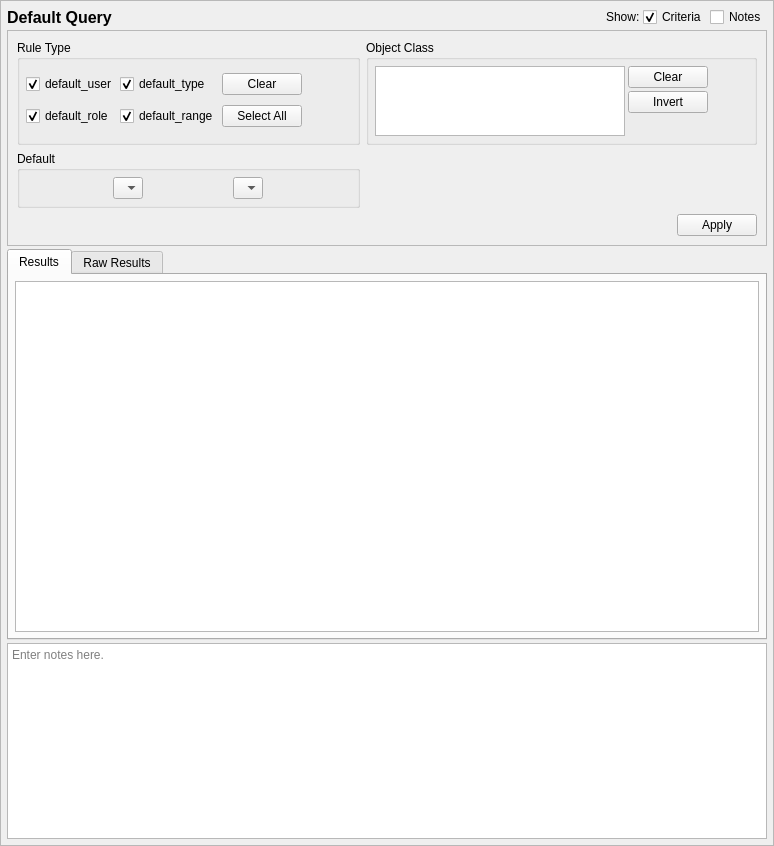
<?xml version="1.0" encoding="UTF-8"?>
<ui version="4.0">
 <class>DefaultQueryTab_ui</class>
 <widget class="QScrollArea" name="DefaultQueryTab_ui">
  <property name="geometry">
   <rect>
    <x>0</x>
    <y>0</y>
    <width>774</width>
    <height>846</height>
   </rect>
  </property>
  <property name="sizeAdjustPolicy">
   <enum>QAbstractScrollArea::AdjustToContents</enum>
  </property>
  <property name="widgetResizable">
   <bool>true</bool>
  </property>
  <widget class="QWidget" name="contents">
   <property name="geometry">
    <rect>
     <x>0</x>
     <y>0</y>
     <width>770</width>
     <height>842</height>
    </rect>
   </property>
   <property name="minimumSize">
    <size>
     <width>0</width>
     <height>0</height>
    </size>
   </property>
   <layout class="QGridLayout" name="gridLayout_9">
    <property name="leftMargin">
     <number>6</number>
    </property>
    <property name="topMargin">
     <number>6</number>
    </property>
    <property name="rightMargin">
     <number>6</number>
    </property>
    <property name="bottomMargin">
     <number>6</number>
    </property>
    <property name="spacing">
     <number>3</number>
    </property>
    <item row="0" column="3">
     <widget class="QCheckBox" name="criteria_expander">
      <property name="toolTip">
       <string>Show or hide the search criteria (no settings are lost)</string>
      </property>
      <property name="text">
       <string>Criteria</string>
      </property>
      <property name="checked">
       <bool>true</bool>
      </property>
     </widget>
    </item>
    <item row="0" column="0">
     <widget class="QLabel" name="label">
      <property name="sizePolicy">
       <sizepolicy hsizetype="Preferred" vsizetype="Fixed">
        <horstretch>0</horstretch>
        <verstretch>0</verstretch>
       </sizepolicy>
      </property>
      <property name="maximumSize">
       <size>
        <width>16777215</width>
        <height>20</height>
       </size>
      </property>
      <property name="font">
       <font>
        <pointsize>12</pointsize>
        <weight>75</weight>
        <bold>true</bold>
       </font>
      </property>
      <property name="text">
       <string>Default Query</string>
      </property>
     </widget>
    </item>
    <item row="0" column="1">
     <spacer name="horizontalSpacer_8">
      <property name="orientation">
       <enum>Qt::Orientation::Horizontal</enum>
      </property>
      <property name="sizeHint" stdset="0">
       <size>
        <width>40</width>
        <height>20</height>
       </size>
      </property>
     </spacer>
    </item>
    <item row="5" column="0" colspan="5">
     <widget class="QTextEdit" name="notes">
      <property name="sizePolicy">
       <sizepolicy hsizetype="Preferred" vsizetype="Preferred">
        <horstretch>0</horstretch>
        <verstretch>1</verstretch>
       </sizepolicy>
      </property>
      <property name="minimumSize">
       <size>
        <width>0</width>
        <height>80</height>
       </size>
      </property>
      <property name="toolTip">
       <string>Optionally enter notes here about the query.</string>
      </property>
      <property name="placeholderText">
       <string>Enter notes here.</string>
      </property>
     </widget>
    </item>
    <item row="0" column="4">
     <widget class="QCheckBox" name="notes_expander">
      <property name="toolTip">
       <string>Show or hide the notes field (no data is lost)</string>
      </property>
      <property name="text">
       <string>Notes</string>
      </property>
     </widget>
    </item>
    <item row="4" column="0" colspan="5">
     <widget class="QTabWidget" name="results_frame">
      <property name="sizePolicy">
       <sizepolicy hsizetype="Preferred" vsizetype="MinimumExpanding">
        <horstretch>0</horstretch>
        <verstretch>2</verstretch>
       </sizepolicy>
      </property>
      <property name="currentIndex">
       <number>0</number>
      </property>
      <widget class="QWidget" name="results_framePage1">
       <property name="sizePolicy">
        <sizepolicy hsizetype="Preferred" vsizetype="MinimumExpanding">
         <horstretch>0</horstretch>
         <verstretch>0</verstretch>
        </sizepolicy>
       </property>
       <attribute name="title">
        <string>Results</string>
       </attribute>
       <layout class="QVBoxLayout" name="verticalLayout_3">
        <property name="leftMargin">
         <number>6</number>
        </property>
        <property name="topMargin">
         <number>6</number>
        </property>
        <property name="rightMargin">
         <number>6</number>
        </property>
        <property name="bottomMargin">
         <number>6</number>
        </property>
        <item>
         <widget class="SEToolsTableView" name="table_results">
          <property name="sizePolicy">
           <sizepolicy hsizetype="Preferred" vsizetype="MinimumExpanding">
            <horstretch>0</horstretch>
            <verstretch>0</verstretch>
           </sizepolicy>
          </property>
          <property name="sizeAdjustPolicy">
           <enum>QAbstractScrollArea::AdjustIgnored</enum>
          </property>
          <property name="alternatingRowColors">
           <bool>true</bool>
          </property>
          <property name="sortingEnabled">
           <bool>true</bool>
          </property>
         </widget>
        </item>
       </layout>
      </widget>
      <widget class="QWidget" name="results_framePage2">
       <property name="sizePolicy">
        <sizepolicy hsizetype="Preferred" vsizetype="MinimumExpanding">
         <horstretch>0</horstretch>
         <verstretch>0</verstretch>
        </sizepolicy>
       </property>
       <attribute name="title">
        <string>Raw Results</string>
       </attribute>
       <layout class="QVBoxLayout" name="verticalLayout_2">
        <property name="leftMargin">
         <number>6</number>
        </property>
        <property name="topMargin">
         <number>6</number>
        </property>
        <property name="rightMargin">
         <number>6</number>
        </property>
        <property name="bottomMargin">
         <number>6</number>
        </property>
        <item>
         <widget class="QPlainTextEdit" name="raw_results">
          <property name="sizePolicy">
           <sizepolicy hsizetype="Preferred" vsizetype="MinimumExpanding">
            <horstretch>0</horstretch>
            <verstretch>0</verstretch>
           </sizepolicy>
          </property>
          <property name="minimumSize">
           <size>
            <width>0</width>
            <height>0</height>
           </size>
          </property>
          <property name="font">
           <font>
            <family>Monospace</family>
           </font>
          </property>
          <property name="documentTitle">
           <string/>
          </property>
          <property name="lineWrapMode">
           <enum>QPlainTextEdit::NoWrap</enum>
          </property>
          <property name="readOnly">
           <bool>true</bool>
          </property>
         </widget>
        </item>
       </layout>
      </widget>
     </widget>
    </item>
    <item row="0" column="2">
     <widget class="QLabel" name="label_2">
      <property name="sizePolicy">
       <sizepolicy hsizetype="Preferred" vsizetype="Fixed">
        <horstretch>0</horstretch>
        <verstretch>0</verstretch>
       </sizepolicy>
      </property>
      <property name="text">
       <string>Show:</string>
      </property>
     </widget>
    </item>
    <item row="1" column="0" colspan="5">
     <widget class="QFrame" name="criteria_frame">
      <property name="sizePolicy">
       <sizepolicy hsizetype="Preferred" vsizetype="Preferred">
        <horstretch>0</horstretch>
        <verstretch>1</verstretch>
       </sizepolicy>
      </property>
      <property name="maximumSize">
       <size>
        <width>16777215</width>
        <height>16777215</height>
       </size>
      </property>
      <property name="frameShape">
       <enum>QFrame::StyledPanel</enum>
      </property>
      <property name="frameShadow">
       <enum>QFrame::Raised</enum>
      </property>
      <layout class="QGridLayout" name="gridLayout_2">
       <item row="0" column="0">
        <widget class="QGroupBox" name="ruletype_criteria">
         <property name="sizePolicy">
          <sizepolicy hsizetype="Preferred" vsizetype="Preferred">
           <horstretch>0</horstretch>
           <verstretch>0</verstretch>
          </sizepolicy>
         </property>
         <property name="maximumSize">
          <size>
           <width>16777215</width>
           <height>150</height>
          </size>
         </property>
         <property name="title">
          <string>Rule Type</string>
         </property>
         <layout class="QGridLayout" name="gridLayout">
          <property name="leftMargin">
           <number>6</number>
          </property>
          <property name="topMargin">
           <number>6</number>
          </property>
          <property name="rightMargin">
           <number>6</number>
          </property>
          <property name="bottomMargin">
           <number>6</number>
          </property>
          <property name="spacing">
           <number>3</number>
          </property>
          <item row="0" column="3">
           <widget class="QPushButton" name="clear_ruletypes">
            <property name="text">
             <string>Clear</string>
            </property>
            <property name="checkable">
             <bool>false</bool>
            </property>
           </widget>
          </item>
          <item row="0" column="4">
           <spacer name="horizontalSpacer">
            <property name="orientation">
             <enum>Qt::Orientation::Horizontal</enum>
            </property>
            <property name="sizeHint" stdset="0">
             <size>
              <width>40</width>
              <height>20</height>
             </size>
            </property>
           </spacer>
          </item>
          <item row="1" column="3">
           <widget class="QPushButton" name="all_ruletypes">
            <property name="text">
             <string>Select All</string>
            </property>
           </widget>
          </item>
          <item row="0" column="0">
           <widget class="QCheckBox" name="default_user">
            <property name="enabled">
             <bool>true</bool>
            </property>
            <property name="text">
             <string>default_user</string>
            </property>
            <property name="checked">
             <bool>true</bool>
            </property>
           </widget>
          </item>
          <item row="1" column="0">
           <widget class="QCheckBox" name="default_role">
            <property name="text">
             <string>default_role</string>
            </property>
            <property name="checked">
             <bool>true</bool>
            </property>
           </widget>
          </item>
          <item row="0" column="1">
           <widget class="QCheckBox" name="default_type">
            <property name="text">
             <string>default_type</string>
            </property>
            <property name="checked">
             <bool>true</bool>
            </property>
           </widget>
          </item>
          <item row="1" column="1">
           <widget class="QCheckBox" name="default_range">
            <property name="text">
             <string>default_range</string>
            </property>
            <property name="checked">
             <bool>true</bool>
            </property>
           </widget>
          </item>
         </layout>
        </widget>
       </item>
       <item row="2" column="0" colspan="2">
        <widget class="QDialogButtonBox" name="buttonBox">
         <property name="standardButtons">
          <set>QDialogButtonBox::StandardButton::Apply</set>
         </property>
        </widget>
       </item>
       <item row="0" column="1">
        <widget class="QGroupBox" name="class_criteria">
         <property name="title">
          <string>Object Class</string>
         </property>
         <layout class="QGridLayout" name="gridLayout_7">
          <property name="leftMargin">
           <number>6</number>
          </property>
          <property name="topMargin">
           <number>6</number>
          </property>
          <property name="rightMargin">
           <number>6</number>
          </property>
          <property name="bottomMargin">
           <number>6</number>
          </property>
          <property name="spacing">
           <number>3</number>
          </property>
          <item row="0" column="2">
           <spacer name="horizontalSpacer_4">
            <property name="orientation">
             <enum>Qt::Orientation::Horizontal</enum>
            </property>
            <property name="sizeHint" stdset="0">
             <size>
              <width>40</width>
              <height>20</height>
             </size>
            </property>
           </spacer>
          </item>
          <item row="0" column="1">
           <widget class="QPushButton" name="clear_class">
            <property name="text">
             <string>Clear</string>
            </property>
           </widget>
          </item>
          <item row="1" column="1">
           <widget class="QPushButton" name="invert_class">
            <property name="text">
             <string>Invert</string>
            </property>
           </widget>
          </item>
          <item row="2" column="1">
           <spacer name="verticalSpacer_2">
            <property name="orientation">
             <enum>Qt::Orientation::Vertical</enum>
            </property>
            <property name="sizeHint" stdset="0">
             <size>
              <width>20</width>
              <height>40</height>
             </size>
            </property>
           </spacer>
          </item>
          <item row="0" column="0" rowspan="3">
           <widget class="QListView" name="tclass">
            <property name="sizePolicy">
             <sizepolicy hsizetype="Expanding" vsizetype="Preferred">
              <horstretch>0</horstretch>
              <verstretch>0</verstretch>
             </sizepolicy>
            </property>
            <property name="maximumSize">
             <size>
              <width>250</width>
              <height>16777215</height>
             </size>
            </property>
            <property name="toolTip">
             <string>Match the object class of the rule.</string>
            </property>
            <property name="selectionMode">
             <enum>QAbstractItemView::ExtendedSelection</enum>
            </property>
           </widget>
          </item>
         </layout>
        </widget>
       </item>
       <item row="1" column="0">
        <widget class="QGroupBox" name="default_criteria">
         <property name="maximumSize">
          <size>
           <width>16777215</width>
           <height>100</height>
          </size>
         </property>
         <property name="title">
          <string>Default</string>
         </property>
         <layout class="QGridLayout" name="gridLayout_5">
          <property name="leftMargin">
           <number>6</number>
          </property>
          <property name="topMargin">
           <number>6</number>
          </property>
          <property name="rightMargin">
           <number>6</number>
          </property>
          <property name="bottomMargin">
           <number>6</number>
          </property>
          <property name="spacing">
           <number>3</number>
          </property>
          <item row="0" column="1">
           <widget class="QComboBox" name="default_range_value">
            <property name="sizePolicy">
             <sizepolicy hsizetype="Fixed" vsizetype="Fixed">
              <horstretch>0</horstretch>
              <verstretch>0</verstretch>
             </sizepolicy>
            </property>
            <item>
             <property name="text">
              <string/>
             </property>
            </item>
           </widget>
          </item>
          <item row="0" column="0">
           <widget class="QComboBox" name="default_value">
            <property name="sizePolicy">
             <sizepolicy hsizetype="Fixed" vsizetype="Fixed">
              <horstretch>0</horstretch>
              <verstretch>0</verstretch>
             </sizepolicy>
            </property>
            <item>
             <property name="text">
              <string/>
             </property>
            </item>
           </widget>
          </item>
         </layout>
        </widget>
       </item>
      </layout>
     </widget>
    </item>
   </layout>
  </widget>
 </widget>
 <customwidgets>
  <customwidget>
   <class>SEToolsTableView</class>
   <extends>QTableView</extends>
   <header>setoolsgui/tableview.h</header>
  </customwidget>
 </customwidgets>
 <tabstops>
  <tabstop>criteria_expander</tabstop>
  <tabstop>notes_expander</tabstop>
  <tabstop>default_user</tabstop>
  <tabstop>default_type</tabstop>
  <tabstop>default_role</tabstop>
  <tabstop>default_range</tabstop>
  <tabstop>clear_ruletypes</tabstop>
  <tabstop>all_ruletypes</tabstop>
  <tabstop>tclass</tabstop>
  <tabstop>clear_class</tabstop>
  <tabstop>invert_class</tabstop>
  <tabstop>default_value</tabstop>
  <tabstop>default_range_value</tabstop>
  <tabstop>results_frame</tabstop>
  <tabstop>table_results</tabstop>
  <tabstop>raw_results</tabstop>
  <tabstop>notes</tabstop>
 </tabstops>
 <resources/>
 <connections>
  <connection>
   <sender>criteria_expander</sender>
   <signal>toggled(bool)</signal>
   <receiver>criteria_frame</receiver>
   <slot>setVisible(bool)</slot>
   <hints>
    <hint type="sourcelabel">
     <x>629</x>
     <y>16</y>
    </hint>
    <hint type="destinationlabel">
     <x>379</x>
     <y>239</y>
    </hint>
   </hints>
  </connection>
  <connection>
   <sender>notes_expander</sender>
   <signal>toggled(bool)</signal>
   <receiver>notes</receiver>
   <slot>setVisible(bool)</slot>
   <hints>
    <hint type="sourcelabel">
     <x>735</x>
     <y>16</y>
    </hint>
    <hint type="destinationlabel">
     <x>386</x>
     <y>776</y>
    </hint>
   </hints>
  </connection>
  <connection>
   <sender>clear_class</sender>
   <signal>clicked()</signal>
   <receiver>tclass</receiver>
   <slot>clearSelection()</slot>
   <hints>
    <hint type="sourcelabel">
     <x>318</x>
     <y>164</y>
    </hint>
    <hint type="destinationlabel">
     <x>150</x>
     <y>188</y>
    </hint>
   </hints>
  </connection>
 </connections>
</ui>
